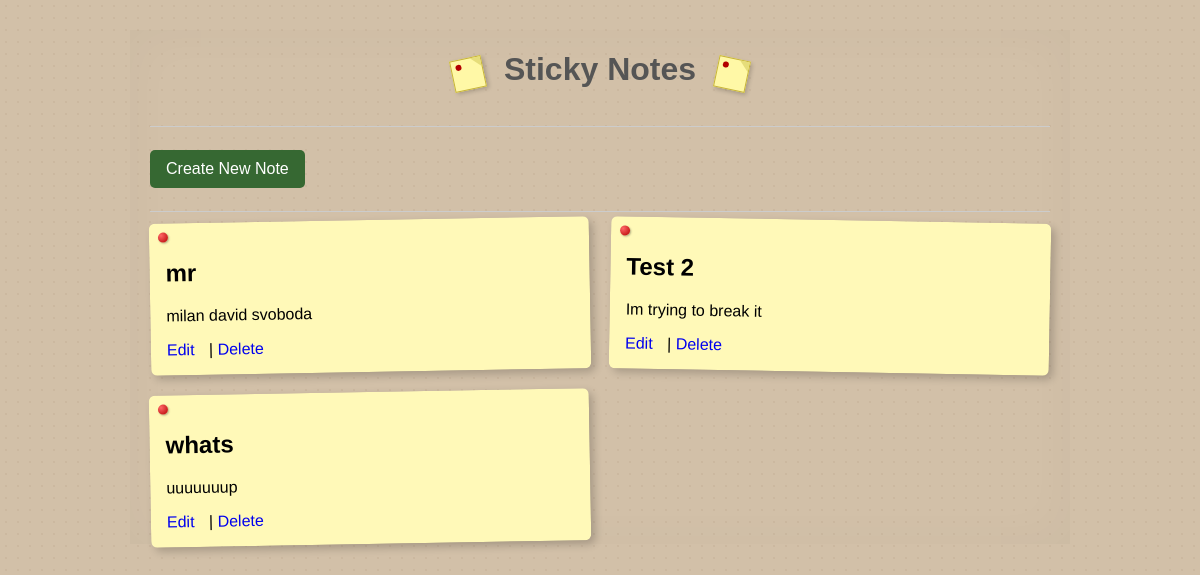
Before: / with the older database file.
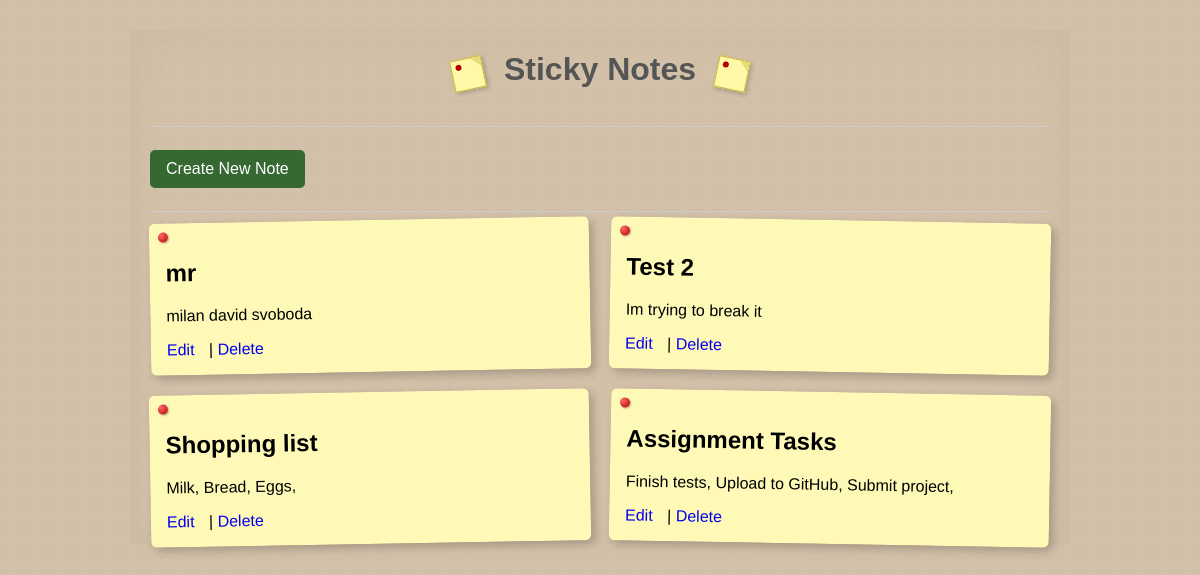
After: the same page with the newer database file.
### notes/models.py (models this page shows, shortened)
class Note(models.Model):
    title = models.CharField(max_length=100)
    content = models.TextField()

### notes/views.py (the view)
# urls.py: path("", views.note_list, name="note_list"),
def note_list(request):
    notes = Note.objects.all()
    return render(
        request,
        "notes/note_list.html",
        {"notes": notes},
    )

### templates/notes/note_list.html
{% extends "base.html" %}
{% block content %}
<a href="{% url 'note_create' %}" class="create-btn">
    Create New Note
</a>
<hr>
<div class="notes-container">
    {% for note in notes %}
    <div class="note">
        <h2>{{ note.title }}</h2>
        <p>{{ note.content }}</p>
        <a href="{% url 'note_update' note.id %}"
           class="edit-link">
            Edit
        </a>
        |
        <a href="{% url 'note_delete' note.id %}"
           class="delete-link">
            Delete
        </a>
    </div>
    {% empty %}
    <p>No notes available.</p>
    {% endfor %}
</div>
{% endblock %}

### templates/base.html (shortened to what this page needs)
{% load static %}
<!DOCTYPE html>
<html lang="en">
<head>
    <link rel="stylesheet"
          href="{% static 'notes/style.css' %}">
</head>
<body>
    <header>
        <div class="title-banner">
            <div class="mini-note"></div>
            <h1>Sticky Notes</h1>
            <div class="mini-note"></div>
        </div>
        <hr>
    </header>
    {% block content %}
    {% endblock %}
</body>
</html>

### notes/static/notes/style.css (style rules this page uses)
body { font-family: "Comic Sans MS", cursive, sans-serif; background-color:#d2c0a8; background-image: radial-gradient( rgba(120, 90, 60, 0.08) 1px, transparent 1px ); background-size: 12px 12px; max-width: 900px; margin: 30px auto; padding: 0 20px; }
body { box-shadow: inset 0 0 50px rgba(0, 0, 0, 0.03); }
h1 { text-align: center; color: #555; margin-bottom: 30px; }
a { text-decoration: none; margin-right: 10px; }
.create-btn { display: inline-block; background-color: #366832; color: white; padding: 10px 16px; border-radius: 5px; text-decoration: none; margin-top: 15px; margin-bottom: 15px; }
.note { position: relative; background-color: #fff9b8; padding: 15px; margin: 0; border-radius: 6px; border: 1px solid transparent; box-shadow: 4px 4px 8px rgba(0, 0, 0, 0.2); transition: transform 0.2s ease, border-color 0.2s ease, box-shadow 0.2s ease; }
.note::before { content: ""; position: absolute; width: 14px; height: 14px; background: radial-gradient( circle at 30% 30%, #ff6666, #b30000 ); border-radius: 50%; top: 8px; left: 8px; box-shadow: 1px 1px 3px rgba(0,0,0,0.4); }
.note:nth-child(odd) { transform: rotate(-1deg); }
.note:nth-child(even) { transform: rotate(1deg); }
.notes-container { display: grid; grid-template-columns: repeat(auto-fit, minmax(350px, 1fr)); gap: 20px; }
.edit-link, .delete-link { transition: color 0.2s ease; }
hr { border: none; border-top: 1px solid #cccccc; }
.title-banner { display: flex; justify-content: center; align-items: center; gap: 20px; }
.note::before { content: ""; position: absolute; width: 10px; height: 10px; background: radial-gradient( circle at 30% 30%, #ff6666, #b30000 ); border-radius: 50%; top: 8px; left: 8px; box-shadow: 1px 1px 2px rgba(0, 0, 0, 0.3); }
.mini-note { position: relative; width: 30px; height: 30px; background-color: #fff8a6; border: 1px solid #c7b43a; box-shadow: 2px 2px 4px rgba(0, 0, 0, 0.2); }
.mini-note::before { content: ""; position: absolute; width: 6px; height: 6px; background-color: #b30000; border-radius: 50%; top: 4px; left: 4px; }
.mini-note::after { content: ""; position: absolute; top: 0; right: 0; width: 0; height: 0; border-top: 10px solid #e6dd7a; border-left: 10px solid transparent; }
.mini-note:first-child { transform: rotate(-12deg); }
.mini-note:last-child { transform: rotate(12deg); }
.create-btn, .back-btn, .delete-btn { transition: transform 0.2s ease, box-shadow 0.2s ease, background-color 0.2s ease; }

Changed rows visible on the page:
removed Note: title "whats", content "uuuuuuup"
added Note: title "Shopping list", content "Milk, Bread, Eggs,"
added Note: title "Assignment Tasks", content "Finish tests, Upload to GitHub, Submit project,"
